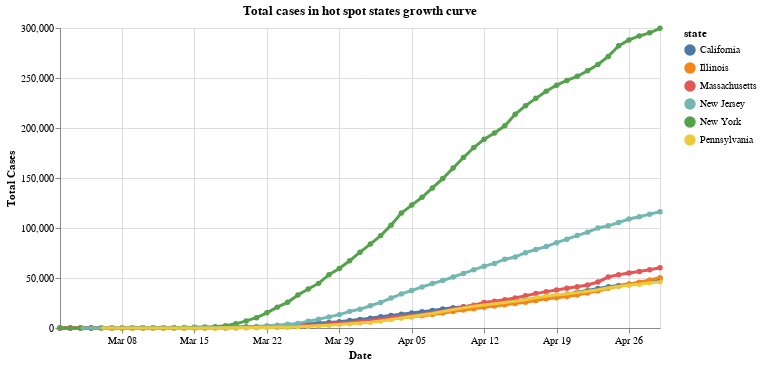

Notebook code for this chart:
### Markdown cell above
## 5 - Examining case growth curves in "hot spot" states
We defined 'hot spot' states as those who make up more than 4% of the country's cases on the latest date recorded

### Code cell
us_states['date'] = pd.to_datetime(us_states['date'], format="%Y/%m/%d")

recent_cases = us_states[us_states['date']>"2020-03-1"]
hotspot_threshold=total_cases*.04

states_slow_growth = recent_cases[recent_cases['date']==latest_date]
states_slow_growth = states_slow_growth[states_slow_growth['cases']<hotspot_threshold]
states_slow_growth= states_slow_growth["state"]
recent_cases_hot_spot = recent_cases[~recent_cases.state.isin(states_slow_growth)]

scales = alt.selection_interval(bind='scales')
highlight = alt.selection(type='single', on='mouseover', fields=['state'], nearest=True)

base = alt.Chart(recent_cases_hot_spot).mark_line(point=True).encode(
    y=alt.Y('cases:Q', axis=alt.Axis(title='Total Cases')),
#     x='date:T',
    x=alt.X('date:T', axis=alt.Axis(format='%b %d', title='Date')),
#     y='cases:Q',
    color='state:N',
    tooltip=['state', 'cases', 'date']
)


points = base.mark_circle().encode(
    opacity=alt.value(1)
).add_selection(
    highlight
).properties(
    width=600,
    title='Total cases in hot spot states growth curve'
)


lines = base.mark_line().encode(
    size=alt.condition(~highlight, alt.value(1.25), alt.value(3))
)

display(points + lines)

### Figure 1 — Vega-Lite specification as saved in the notebook (floating-point values rounded to 4 significant figures; data arrays with more than 128 entries replaced by an {"elided": "..."} marker saying what was removed)
{"config": {"view": {"continuousWidth": 400, "continuousHeight": 300}}, "layer": [{"mark": "circle", "encoding": {"color": {"type": "nominal", "field": "state"}, "opacity": {"value": 1}, "tooltip": [{"type": "nominal", "field": "state"}, {"type": "quantitative", "field": "cases"}, {"type": "temporal", "field": "date"}], "x": {"type": "temporal", "axis": {"format": "%b %d", "title": "Date"}, "field": "date"}, "y": {"type": "quantitative", "axis": {"title": "Total Cases"}, "field": "cases"}}, "selection": {"selector002": {"type": "single", "on": "mouseover", "fields": ["state"], "nearest": true}}, "title": "Total cases in hot spot states growth curve", "width": 600}, {"mark": "line", "encoding": {"color": {"type": "nominal", "field": "state"}, "size": {"condition": {"value": 1.25, "selection": {"not": "selector002"}}, "value": 3}, "tooltip": [{"type": "nominal", "field": "state"}, {"type": "quantitative", "field": "cases"}, {"type": "temporal", "field": "date"}], "x": {"type": "temporal", "axis": {"format": "%b %d", "title": "Date"}, "field": "date"}, "y": {"type": "quantitative", "axis": {"title": "Total Cases"}, "field": "cases"}}}], "data": {"name": "data-53491e5aabb754c3f5688856ba6d7ed7"}, "$schema": "https://vega.github.io/schema/vega-lite/v4.8.1.json", "datasets": {"data-53491e5aabb754c3f5688856ba6d7ed7": {"elided": "348 records"}}}
